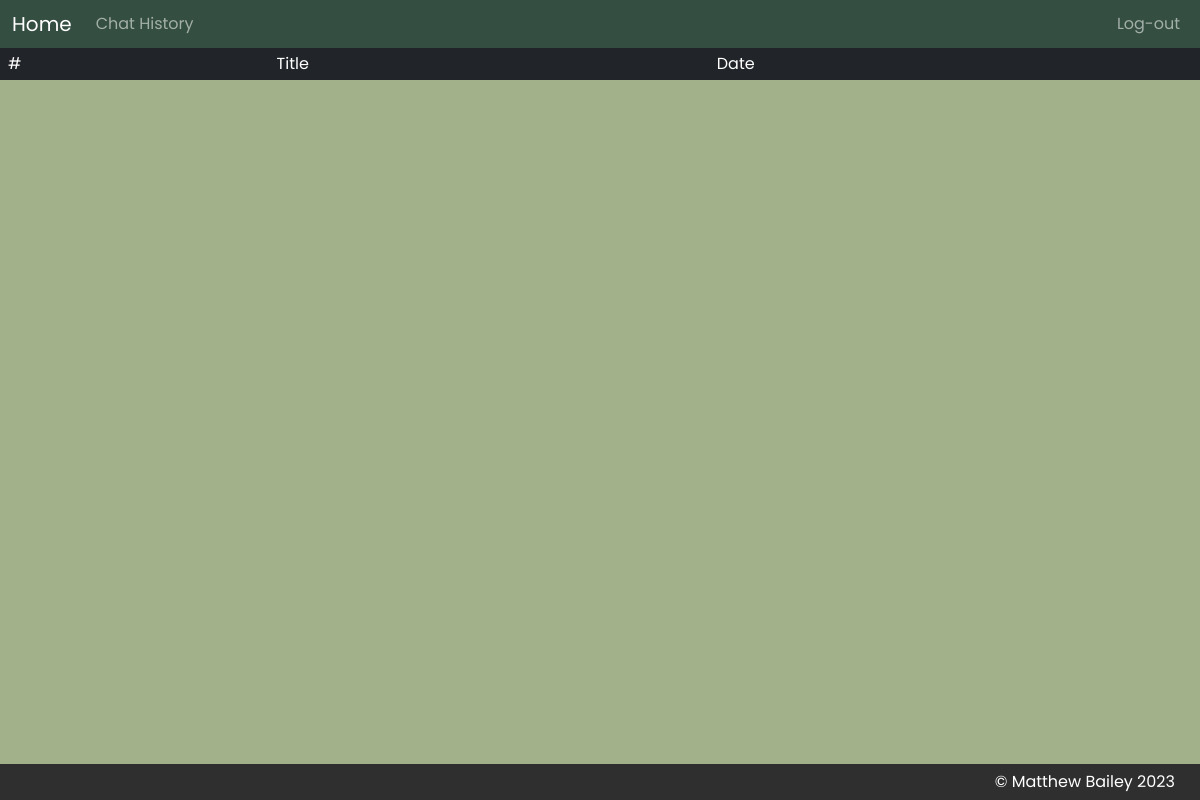
Before: /aginy/history/ (signed in) with the older database file.
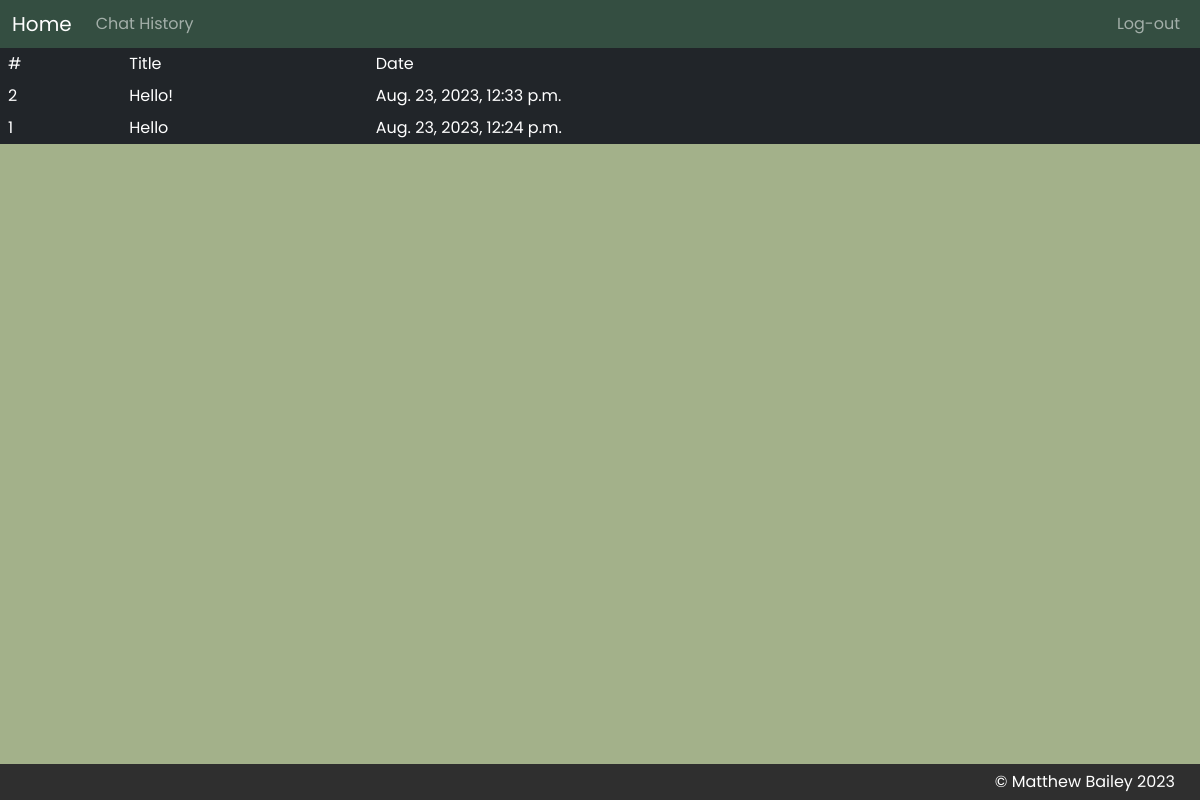
After: the same page with the newer database file.
### aginy/models.py (models this page shows)
class ChatHistory(models.Model):
    user = models.ForeignKey(settings.AUTH_USER_MODEL,on_delete=models.CASCADE)
    datetime = models.DateTimeField("Date and time of chat")
    title = models.CharField("Chat title", max_length=50)
    content = models.TextField("Message history")

### aginy/views.py (the view)
# urls.py: path("history/", views.history, name="history")
def history(request):
    chat_history = get_all_chats(request)
    return render(request, "aginy/history.html", {'chat_history': chat_history})

### aginy/dbmanager.py (called while the page is built)
def get_all_chats(request):
    return ChatHistory.objects.filter(user = request.user).order_by('-datetime').values()

### aginy/templates/aginy/history.html (shortened to what this page needs)
{% extends "aginy/layout.html" %}
{% block scripts %}
{% load static %}
{% endblock %}
{% block body %}
<div id="message-area">
    <table id="history-table" class="table table-dark">
        <thead>
          <tr>
            <th scope="col">#</th>
            <th scope="col">Title</th>
            <th scope="col">Date</th>
          </tr>
        </thead>
        <tbody>
            {% for chat in chat_history %}
            <tr class="chat-history">
                <th>{{ chat.id }}</td>
                <td>{{ chat.title }}</td>
                <td>{{ chat.datetime }} </td>
            </tr>
            {% endfor %}
        </tbody>
      </table>
</div>
{% endblock %}

Changed rows visible on the page:
added ChatHistory: id "2", title "Hello!", datetime "Aug. 23, 2023, 12:33 p.m."
added ChatHistory: id "1", title "Hello", datetime "Aug. 23, 2023, 12:24 p.m."
